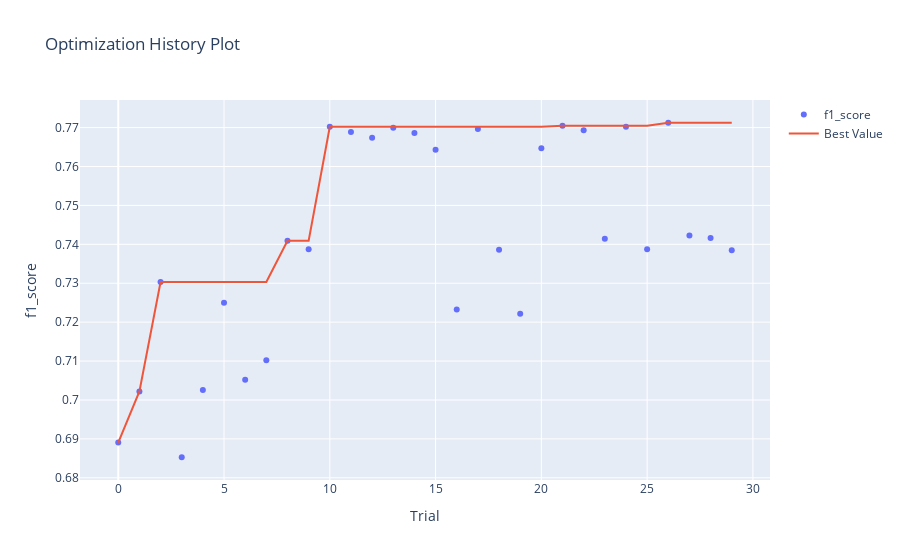

Notebook code cell kept with this figure:
### Markdown cell above
График истории оптимизации - отображает количество испытаний на оси Х и метрику на оси Y.

Следует использовать эту диаграмму, чтобы проверить, идет ли оптимизация гиперпараметров в правильном направлении или нет.

### Code cell
optuna.visualization.plot_optimization_history(study, target_name="f1_score")

### Figure 1 — Plotly figure (JSON) as saved in the notebook; plotly's stock layout.template omitted (floating-point values rounded to 4 significant figures)
{"data": [{"mode": "markers", "name": "f1_score", "type": "scatter", "x": [0, 1, 2, 3, 4, 5, 6, 7, 8, 9, 10, 11, 12, 13, 14, 15, 16, 17, 18, 19, 20, 21, 22, 23, 24, 25, 26, 27, 28, 29], "y": [0.6891, 0.7022, 0.7303, 0.6853, 0.7025, 0.725, 0.7052, 0.7102, 0.7409, 0.7388, 0.7702, 0.7689, 0.7674, 0.77, 0.7686, 0.7643, 0.7233, 0.7696, 0.7386, 0.7221, 0.7647, 0.7705, 0.7693, 0.7414, 0.7702, 0.7387, 0.7712, 0.7423, 0.7416, 0.7385]}, {"mode": "lines", "name": "Best Value", "type": "scatter", "x": [0, 1, 2, 3, 4, 5, 6, 7, 8, 9, 10, 11, 12, 13, 14, 15, 16, 17, 18, 19, 20, 21, 22, 23, 24, 25, 26, 27, 28, 29], "y": [0.6891, 0.7022, 0.7303, 0.7303, 0.7303, 0.7303, 0.7303, 0.7303, 0.7409, 0.7409, 0.7702, 0.7702, 0.7702, 0.7702, 0.7702, 0.7702, 0.7702, 0.7702, 0.7702, 0.7702, 0.7702, 0.7705, 0.7705, 0.7705, 0.7705, 0.7705, 0.7712, 0.7712, 0.7712, 0.7712]}, {"marker": {"color": "#cccccc"}, "mode": "markers", "name": "Infeasible Trial", "showlegend": false, "type": "scatter", "x": [], "y": []}], "layout": {"title": {"text": "Optimization History Plot"}, "xaxis": {"title": {"text": "Trial"}}, "yaxis": {"title": {"text": "f1_score"}}}}
